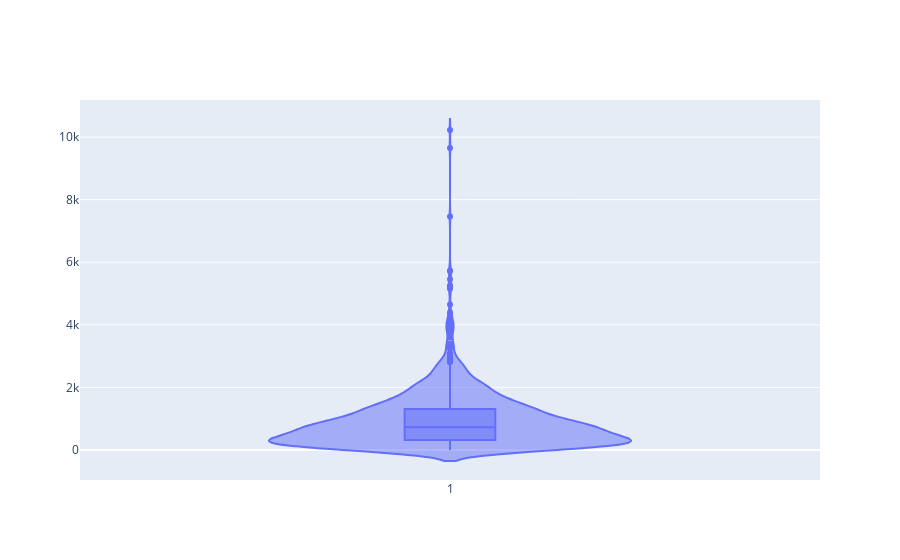
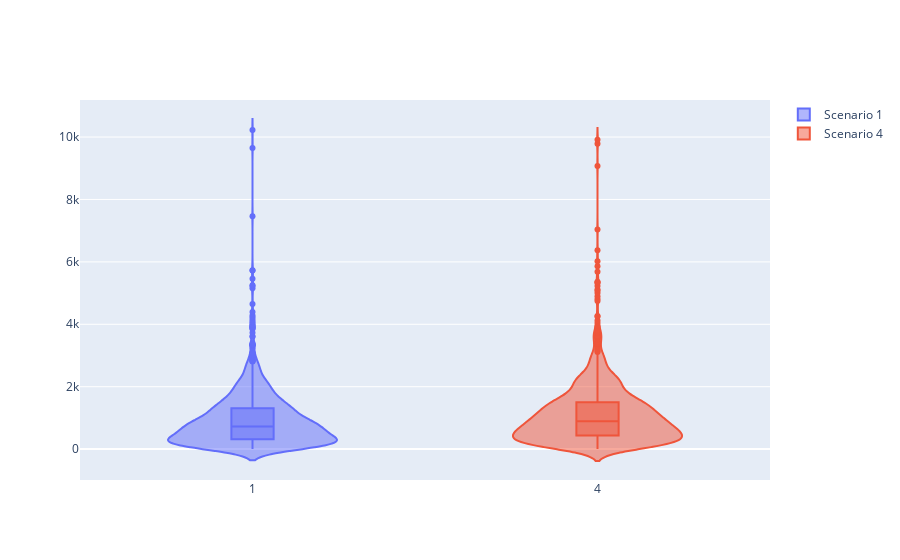
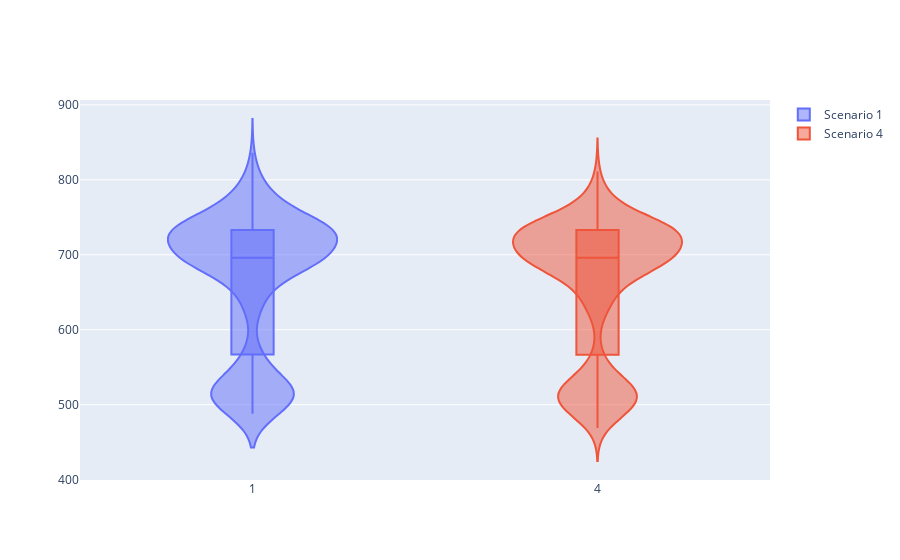

Notebook cell for these charts, in order:
### Code cell
# MAKE INTERACTIVE CHART
py.offline.init_notebook_mode(connected=True)

lstFTType = dfSegSum['FTCLASS'].unique().tolist()
lstFTType.append('All')
lstScenario = list(set(dfSegSum.scenarioID.tolist()))
lstVars = ['DIST_1WY', 'LANES','CAP1HL', 'AM_VOL', 'MD_VOL', 'PM_VOL', 'EV_VOL', 'DY_VOL', 'DY_LT', 'DY_MD', 'DY_HV', 'FF_SPD', 'AM_SPD', 'MD_SPD', 'PM_SPD', 'EV_SPD', 'DY_SPD', 'D1_LINKS', 'D1_DIST', 'D1_LANES', 'D1_FT', 'D1_FTCLASS', 'D1_CAP1HL', 'D1_AM_VOL', 'D1_MD_VOL', 'D1_PM_VOL', 'D1_EV_VOL', 'D1_DY_VOL', 'D1_DY_LT', 'D1_DY_MD', 'D1_DY_HV', 'D1_FF_SPD', 'D1_AM_SPD', 'D1_MD_SPD', 'D1_PM_SPD', 'D1_EV_SPD', 'D1_DY_SPD', 'D2_LINKS', 'D2_DIST', 'D2_LANES', 'D2_FT', 'D2_FTCLASS', 'D2_CAP1HL', 'D2_AM_VOL', 'D2_MD_VOL', 'D2_PM_VOL', 'D2_EV_VOL', 'D2_DY_VOL', 'D2_DY_LT', 'D2_DY_MD', 'D2_DY_HV', 'D2_FF_SPD', 'D2_AM_SPD', 'D2_MD_SPD', 'D2_PM_SPD', 'D2_EV_SPD', 'D2_DY_SPD']
    
selectFTType       = widgets.SelectMultiple(options=lstFTType    , value=('Collector',)    , description='FTCLASS' )
selectScenario     = widgets.SelectMultiple(options=lstScenario  , value=(1 ,)             , description='Scenario')
selectVars         = widgets.Select        (options=lstVars      , value=('AM_VOL')        , description='Variable')

widgets.interactive(plot_violin, scenarioOptions = selectScenario, ftOptions = selectFTType, varOption = selectVars)

### Figure 1 — Plotly figure (JSON) as saved in the notebook; plotly's stock layout.template omitted (floating-point values rounded to 4 significant figures; data arrays with more than 128 entries replaced by an {"elided": "..."} marker saying what was removed)
{"data": [{"box": {"visible": true}, "name": "Scenario 1", "type": "violin", "x": {"elided": "1682 int values"}, "y": {"elided": "1682 float values"}}], "layout": {}}

### Figure 2 — Plotly figure (JSON) as saved in the notebook; plotly's stock layout.template omitted (floating-point values rounded to 4 significant figures; data arrays with more than 128 entries replaced by an {"elided": "..."} marker saying what was removed)
{"data": [{"box": {"visible": true}, "name": "Scenario 1", "type": "violin", "x": {"elided": "1682 int values"}, "y": {"elided": "1682 float values"}}, {"box": {"visible": true}, "name": "Scenario 4", "type": "violin", "x": {"elided": "1640 int values"}, "y": {"elided": "1640 float values"}}], "layout": {}}

### Figure 3 — Plotly figure (JSON) as saved in the notebook; plotly's stock layout.template omitted (floating-point values rounded to 4 significant figures; data arrays with more than 128 entries replaced by an {"elided": "..."} marker saying what was removed)
{"data": [{"box": {"visible": true}, "name": "Scenario 1", "type": "violin", "x": {"elided": "1682 int values"}, "y": {"elided": "1682 int values"}}, {"box": {"visible": true}, "name": "Scenario 4", "type": "violin", "x": {"elided": "1640 int values"}, "y": {"elided": "1640 int values"}}], "layout": {}}
